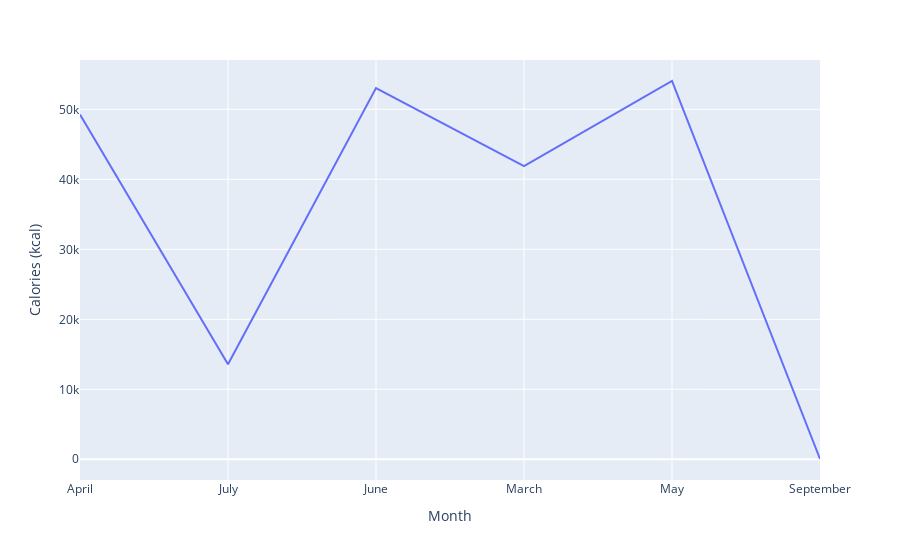

This figure's notebook cell:
### Code cell
fig1 = px.line(ds1, x= 'Month', y='Calories (kcal)')
fig1.show()

### Figure 1 — Plotly figure (JSON) as saved in the notebook; plotly's stock layout.template omitted (floating-point values rounded to 4 significant figures)
{"data": [{"hovertemplate": "Month=%{x}<br>Calories (kcal)=%{y}<extra></extra>", "legendgroup": "", "line": {"color": "#636efa", "dash": "solid"}, "marker": {"symbol": "circle"}, "mode": "lines", "name": "", "orientation": "v", "showlegend": false, "type": "scatter", "x": ["April", "July", "June", "March", "May", "September"], "xaxis": "x", "y": [49260.0, 13580.0, 53030.0, 41870.0, 54050.0, 41.9], "yaxis": "y"}], "layout": {"legend": {"tracegroupgap": 0}, "margin": {"t": 60}, "xaxis": {"anchor": "y", "domain": [0, 1], "title": {"text": "Month"}}, "yaxis": {"anchor": "x", "domain": [0, 1], "title": {"text": "Calories (kcal)"}}}}
